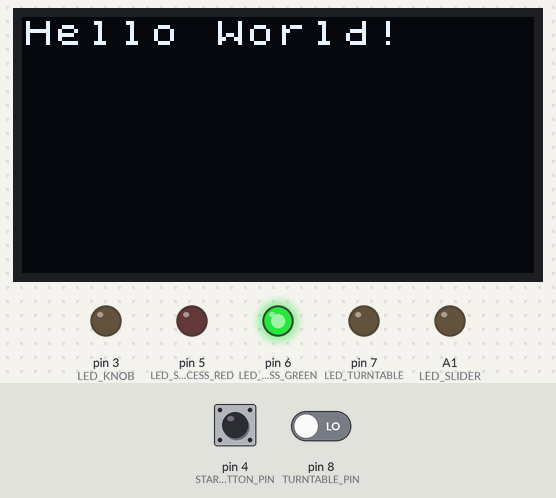
A sketch run on a simulated Arduino Uno, built with avr-gcc and run on an emulated ATmega328P. Parts: 128×64 one-colour display, output pins drawn as LEDs (lit = HIGH). Inputs (shaded band) come from the test bench; at power-on: pin 4 (STARTBUTTON_PIN) LOW, pin 8 (TURNTABLE_PIN) LOW. Storage starts empty; the audio player accepts every command and is not drawn.

Above: at 1.2 s.
1.3 s: pin 4 (STARTBUTTON_PIN) pulled HIGH for 0.15 s
At 1.7 s:
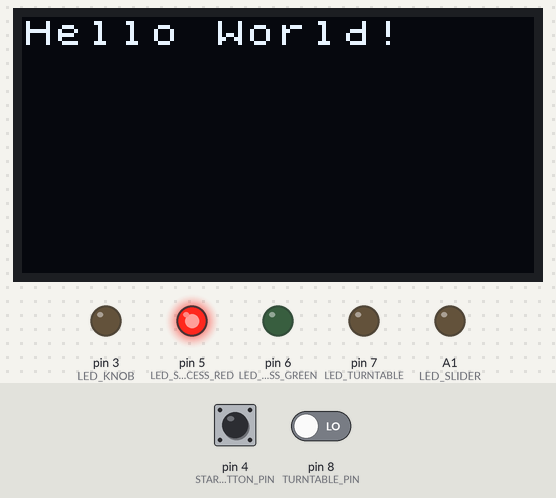
7.4 s: pin 8 (TURNTABLE_PIN) driven HIGH
At 8.9 s:
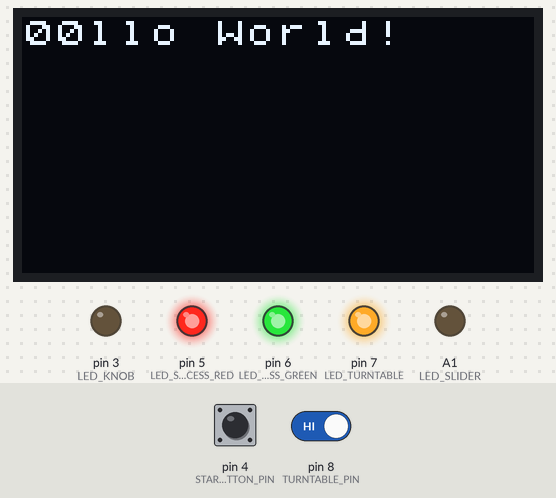
10.4 s: pin 8 (TURNTABLE_PIN) driven LOW
At 17.5 s:
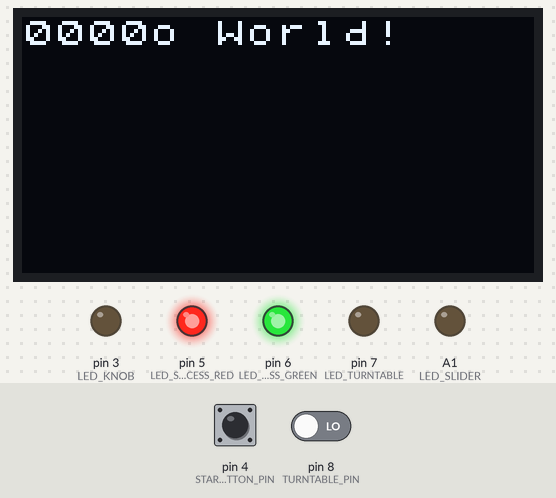
Timing chart, 0 to 19.0 s (numbered marks = the images above; inputs shaded):
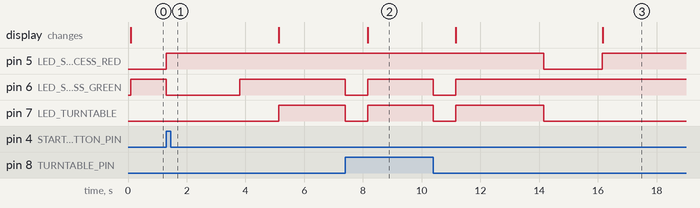

The sketch:

volume_slide_turn.ino
```cpp
// Bop-It! Eta Group
// ECE 1895 - Bop-It! Design Project 2
// Brandon Ferruzza, BJF54
// Daniel Feathers, DWF16
// Veronica Roth, VGR3
// The purpose of this program is to create a Bop-It! toy capable of providing the user three types of minigames to play.

//------------------------------------------------ INITIALIZATION ----------------------------------------------------

// Include the libraries required for the audio and visual displays
#include <U8x8lib.h>
#include <SD.h>
#include "TMRpcm.h"
#include <SPI.h>

// Define the input pins for the start button
#define STARTBUTTON_PIN   4

// Define the input pins for the minigame hardware
#define KNOB_PIN          A2
#define SLIDER_PIN        A0
#define TURNTABLE_PIN     8

// Define the output pins for the LEDs indicating which minigame to play
#define LED_KNOB          3
#define LED_SLIDER        A1
#define LED_TURNTABLE     7

// Define the output pins for the OLED display screen
#define OLED_CS           2
#define OLED_RESET        0
#define OLED_DC           1

// Define the output pins for the RGB success LED
#define LED_SUCCESS_GREEN 6
#define LED_SUCCESS_RED   5

// Define the output pins for the audio output
#define SPEAKER_PIN       9
#define SD_ChipSelectPin  10

// Initializes the OLED screen
U8X8_SSD1306_128X64_NONAME_4W_SW_SPI u8x8
(
  /* clock=*/ 13, /* data=*/ 11, OLED_CS, OLED_DC, OLED_RESET
);

// Create a global TMRpcm variable to be used as the speaker
TMRpcm tmrpcm;

// Create a global boolean variable to check for the first run
bool firstPlay;

// This function sets up the ATMega by designating pins to specific inputs and outputs
void setup()
{
  // Assigning input pins for the minigame inputs
  pinMode(STARTBUTTON_PIN, INPUT);
  pinMode(KNOB_PIN, INPUT);
  pinMode(SLIDER_PIN, INPUT);
  pinMode(TURNTABLE_PIN, INPUT);

  // Assigning output pins for the LED that lights up over the current minigame
  pinMode(LED_KNOB, OUTPUT);
  pinMode(LED_SLIDER, OUTPUT);
  pinMode(LED_TURNTABLE, OUTPUT);

  // Assigning output pin for the success RGB LED
  pinMode(LED_SUCCESS_GREEN, OUTPUT);
  pinMode(LED_SUCCESS_RED, OUTPUT);

  // Turn on the OLED Screen and select its font
  u8x8.begin();
  u8x8.setFont(u8x8_font_chroma48medium8_r);
  u8x8.drawString(0,0,"Hello World!");

  // Turn on the Speaker
  tmrpcm.speakerPin = PB1;
  Serial.begin(9600);

  // Make sure that the SD card can be read
  if(!SD.begin(SD_ChipSelectPin))
  {
    Serial.println("SD fail");
    return;
  }

  // Set the volume of the speaker
  tmrpcm.setVolume(6);

  // Check for the button press during the first playthrough
  firstPlay = true;
}

//------------------------------------------------ MAIN ----------------------------------------------------

// Main function
void loop()
{
  // Make sure no LEDs are on
  digitalWrite(LED_KNOB, LOW);
  digitalWrite(LED_SLIDER, LOW);
  digitalWrite(LED_TURNTABLE, LOW);
  digitalWrite(LED_SUCCESS_GREEN, HIGH);
  digitalWrite(LED_SUCCESS_RED, LOW);

  // Variables for the start button's state
  int startButtonState;
  int lastStartButtonState;

  // Only run this during first playthrough
  if (firstPlay == true)
  {
    // Keep the user looped until they press the start button
    startButtonState = digitalRead(STARTBUTTON_PIN);
    lastStartButtonState = startButtonState;

    while (startButtonState == lastStartButtonState)
    {
      startButtonState = digitalRead(STARTBUTTON_PIN);
    }

    // Show to the user that the game has begun
    digitalWrite(LED_SUCCESS_RED, HIGH);
    digitalWrite(LED_SUCCESS_GREEN, LOW);
    delay(2500);
    digitalWrite(LED_SUCCESS_GREEN, HIGH);
    delay(1250);
  }

  // Begin playing the background music
  tmrpcm.play("mario.wav");
  tmrpcm.loop(1);

  // Draw a welcome message on the OLED screen
  u8x8.drawString(0,0,"Hello World!");

  // Int variable to keep track of the score
  int score = 0;

  // Int variable to keep track of the time, which is initialized at 3 seconds
  float allotedRunTime = 3000;

  // Boolean variable to keep track of whether the task was completed successfully
  bool successful = true;

  // Continue the game as long as the user is successful
  while(successful == true)
  {
    // Display the current score
    u8x8.print(score);

    // Change the alloted time for each minigame depending on progress
    if (score >= 5)
    {
      allotedRunTime = 2000;

      // Time for a score of 10 or higher
      if (score >= 10)
      {
        allotedRunTime = 1500;

        // Time for a score of 20 or higher
        if (score >= 20)
        {
          allotedRunTime = 1000;

          // Time for a score of 30 or higher
          if (score >= 30)
          {
            allotedRunTime = 500;
          }
        }
      }
    }

    // Randomly pick a number between 1 and 3 to choose a minigame
    int choice = 3;//random(1,4);

    // Volume Knob
    if (choice == 1)
    {
       // Calls the volume knob function
       successful = volumeKnob(allotedRunTime, score);
    }

    // Tempo Slider
    else if (choice == 2)
    {
      // Calls the tempo slider function
     successful = tempoSlider(allotedRunTime, score);
    }

    // Turn Table
    else if (choice == 3)
    {
      // Calls the turn table function
      successful = turnTable(allotedRunTime, score);
    }

    // Delay until next game is chosen depends on score
    if (score < 5)
    {
      delay(750);
    }

    else if (score < 10)
    {
      delay(500);
    }

    else if (score < 20)
    {
      delay(250);
    }

    else
    {
      delay(0);
    }
  }

  // User failed their minigame
  digitalWrite(LED_KNOB, LOW);
  digitalWrite(LED_SLIDER, LOW);
  digitalWrite(LED_TURNTABLE, LOW);
  digitalWrite(LED_SUCCESS_GREEN, HIGH);
  digitalWrite(LED_SUCCESS_RED, HIGH);

  // NEED TO FIGURE OUT HOW TO STOP MUSIC
  // NEED TO FIGURE OUT HOW TO DISPLAY "Your final score was XXX. Press the Start button to play again!"

  // Print the user's final score
  u8x8.print(score);

  // Keep the user looped until they press the Start button
  startButtonState = digitalRead(STARTBUTTON_PIN);
  lastStartButtonState = startButtonState;

  while (startButtonState == lastStartButtonState)
  {
    startButtonState = digitalRead(STARTBUTTON_PIN);
  }

  // Show to the user that the game has restarted
  digitalWrite(LED_SUCCESS_RED, HIGH);
  digitalWrite(LED_SUCCESS_GREEN, LOW);
  delay(2500);
  digitalWrite(LED_SUCCESS_GREEN, HIGH);
  delay(1250);

  // Set the bool variable to false since it's not the first playthrough
  firstPlay = false;
}

//------------------------------------------------ MINIGAMES ----------------------------------------------------

// Volume Knob minigame
bool volumeKnob(float allotedRunTime, int score)
{
    // Light up the LED above the selected minigame and turn off the success LED
    digitalWrite(LED_KNOB, HIGH);
    digitalWrite(LED_SUCCESS_GREEN, HIGH);
    digitalWrite(LED_SUCCESS_RED, HIGH);

    // Get the initial voltage before the minigame officially begins
    float initialVoltage = analogRead(KNOB_PIN) * (5.0 / 1023.0);

    // Defining a treshold for the diffrence between two voltages to count as a pass
    // Need to get this value by testing but temp 0.5v for now
    float minVoltage = 0.5;

    // The time it took since the program started
    float initialTime = millis();

    // Time since the minigame began
    float currentTime = initialTime;

    // While loop that checks the current status of the minigame
    while (abs(currentTime - initialTime) < allotedRunTime)
    {
      // Convert the analog reading (which goes from 0 - 1023) to a voltage (0 - 5V)
      float currentVoltage = analogRead(KNOB_PIN) * (5.0 / 1023.0);

      // If the difference in voltage is large enough and the user did it before time ran out, the user was successful
      if (abs(initialVoltage - currentVoltage) >= minVoltage)
      {
        // Turn on the success LED
        digitalWrite(LED_KNOB, LOW);
        digitalWrite(LED_SUCCESS_GREEN, LOW);

        // Display the updated score
        score = score + 1;
        //u8x8.setCursor(0,0);
        //u8x8.print(score);

        return true;
      }

      // Get the current time
      currentTime = millis();
    }

    // Return false if the user fails to complete the task in time
    digitalWrite(LED_KNOB, LOW);
    digitalWrite(LED_SUCCESS_RED, LOW);
    delay(1250);
    return false;
}

// Tempo Slider minigame
bool tempoSlider(float allotedRunTime, int score)
{
    // Light up the LED above the selected minigame and turn off the success LED
    digitalWrite(LED_SLIDER, HIGH);
    digitalWrite(LED_SUCCESS_GREEN, HIGH);
    digitalWrite(LED_SUCCESS_RED, HIGH);

    // The time it took since the program started
    float initialTime = millis();

    // Time since the minigame began
    float currentTime = millis();

    // Defining a treshold for the diffrence between two voltages to count as a pass
    // Need to get this value by testing but temp 0.5v for now
    float minVoltage = 0.5;

    // Get the initial voltage before the minigame officially begins
    float initialVoltage = analogRead(SLIDER_PIN) * (5.0 / 1023.0);

    // While loop that checks the current status of the minigame
    while ((currentTime - initialTime) < allotedRunTime)
    {
      // Get the current time
      currentTime = millis();

      // Convert the analog reading (which goes from 0 - 1023) to a voltage (0 - 5V)
      float currentVoltage = analogRead(SLIDER_PIN) * (5.0 / 1023.0);

      // If the difference in voltage is large enough and the user did it before time ran out, the user was successful
      if (abs(initialVoltage - currentVoltage) >= minVoltage)
      {
        // Turn on the success LED
        digitalWrite(LED_SLIDER, LOW);
        digitalWrite(LED_SUCCESS_GREEN,LOW);

        // Display the updated score
        score = score + 1;
        //u8x8.setCursor(0,0);
        //u8x8.print(score);

        return true;
      }
    }

    // Return false if the user fails to complete the task in time
    digitalWrite(LED_SLIDER, LOW);
    digitalWrite(LED_SUCCESS_RED, LOW);
    delay(1250);
    return false;
}

// Turn Table minigame
bool turnTable(float allotedRunTime, int score)
{
    // Light up the LED above the selected minigame and turn off the success LED
    digitalWrite(LED_TURNTABLE, HIGH);
    digitalWrite(LED_SUCCESS_GREEN, HIGH);
    digitalWrite(LED_SUCCESS_RED, HIGH);

    // The time it took since the program started
    float initialTime = millis();

    // Time since the minigame began
    float currentTime = millis();

    // Get the initial position of the rotary encoder
    int initialPosition = digitalRead(TURNTABLE_PIN);

    // While loop that checks the current status of the minigame
    while (abs(currentTime - initialTime) < allotedRunTime)
    {
      // Get the current time
      currentTime = millis();

      // Get the current position of the rotary encoder
      int currentPosition = digitalRead(TURNTABLE_PIN);

      if (initialPosition != currentPosition)
      {
        // Turn on the success LED
        digitalWrite(LED_TURNTABLE, LOW);
        digitalWrite(LED_SUCCESS_GREEN,LOW);

        // Display the updated score
        score = score + 1;
        //u8x8.setCursor(0,0);
        //u8x8.print(score);

        return true;
      }
    }

    // Return false if the user fails to complete the task in time
    digitalWrite(LED_TURNTABLE, LOW);
    digitalWrite(LED_SUCCESS_RED, LOW);
    delay(1250);
    return false;
  }
```

Measured:
- after the input at 1.3 s, pin 5 (LED_SUCCESS_RED): LOW → HIGH at once; pin 6 (LED_SUCCESS_GREEN): HIGH → LOW at once, → HIGH 2.5 s later; pin 7 (LED_TURNTABLE): LOW → HIGH after 3.8 s
- after the input at 7.4 s, pin 5 (LED_SUCCESS_RED): stays HIGH (without the input it goes to LOW after 0.73 s); pin 6 (LED_SUCCESS_GREEN): HIGH → LOW at once, → HIGH 0.76 s later; pin 7 (LED_TURNTABLE): HIGH → LOW after 0.00 s instead of 0.73 s
- after the input at 10.4 s, pin 6 (LED_SUCCESS_GREEN): HIGH → LOW at once, → HIGH 0.76 s later; pin 7 (LED_TURNTABLE): HIGH → LOW after 0.00 s instead of 0.76 s
